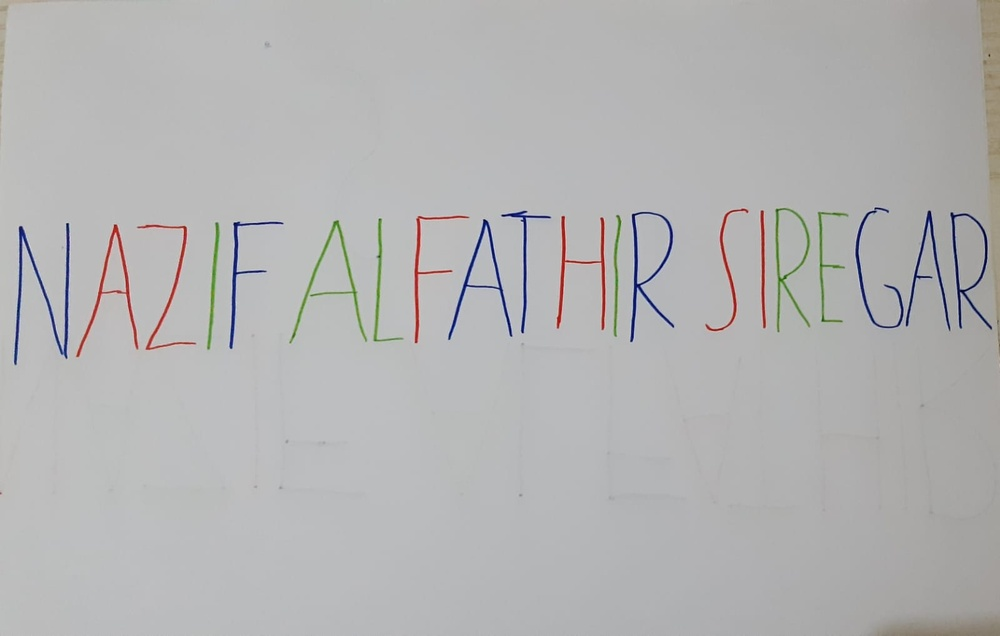
#> input picture citra1.jpg, 1000 x 636 px, shrunk from 1600 x 1018 before the run
$ jupyter execute no.1.ipynb
#> lines starting #> are read from the running program, lines starting #| are printed output that depends on the picture
[cell 1]
#202331103_Nazif Alfathir Siregar
import cv2
import matplotlib.pyplot as plt

img = cv2.imread("citra1.jpg")
#> img is the input picture: shape (636, 1000, 3); mean B, G, R 179.4, 179.2, 179.4
img_rgb = cv2.cvtColor(img, cv2.COLOR_BGR2RGB)

channel_merah = img_rgb[:, :, 0]
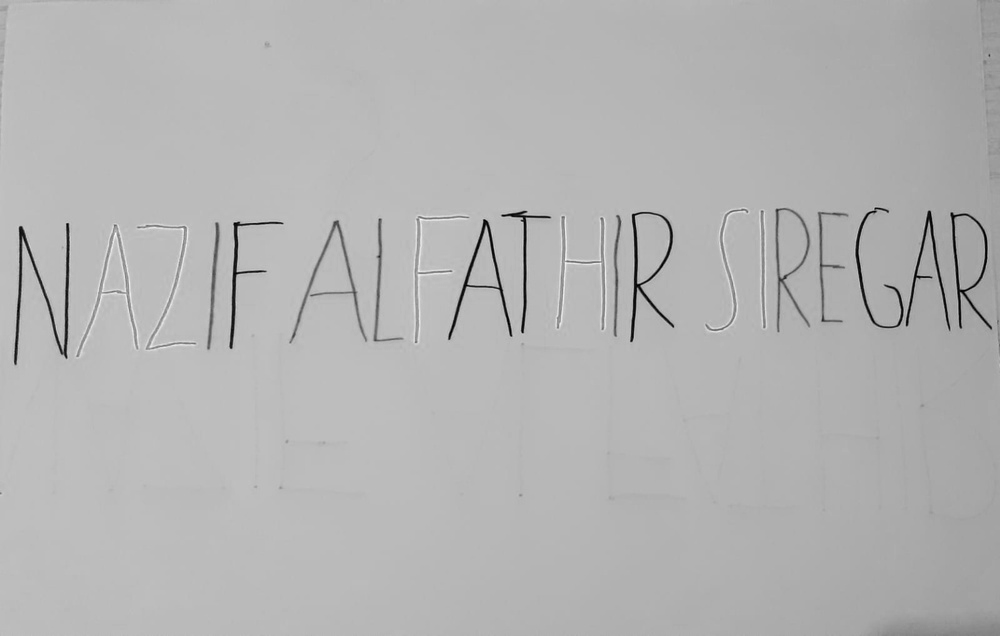
#> channel_merah: shape (636, 1000); min 0, max 255, mean 179.4
channel_hijau = img_rgb[:, :, 1]
channel_biru = img_rgb[:, :, 2]
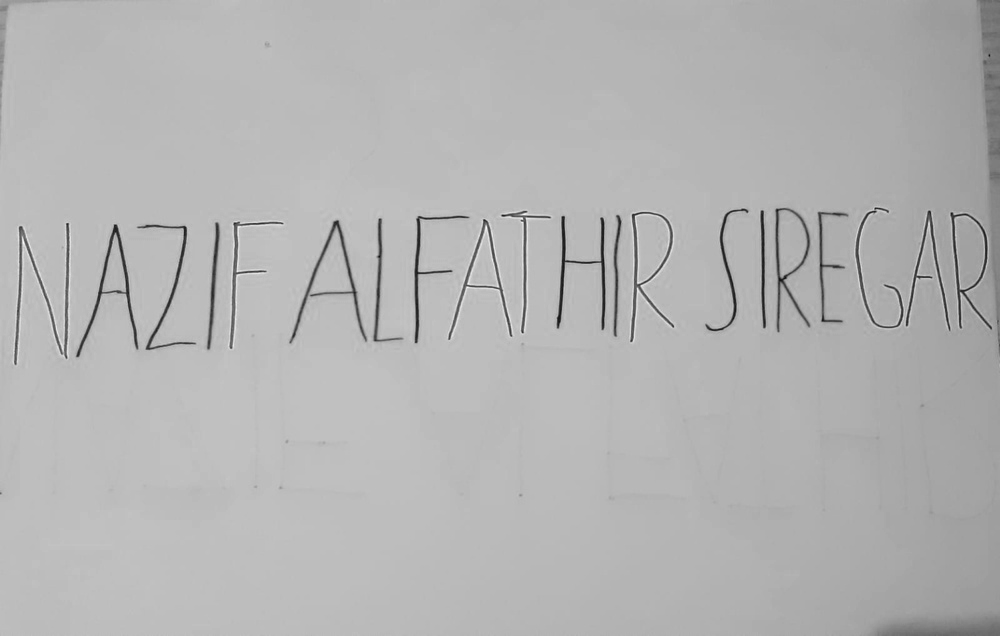
#> channel_biru: shape (636, 1000); min 12, max 254, mean 179.4

plt.figure(figsize=(6, 4))
plt.imshow(img_rgb)
plt.title("CITRA KONTRAS")
plt.axis("off")
plt.show()

channel_data = [
    ('MERAH', channel_merah, 'red'),
    ('HIJAU', channel_hijau, 'green'),
    ('BIRU', channel_biru, 'blue')
]

for title, channel, color in channel_data:
    fig, axs = plt.subplots(1, 2, figsize=(12, 4))

    axs[0].imshow(channel, cmap='gray')
    axs[0].set_title(title)
    axs[0].axis("off")

    axs[1].hist(channel.ravel(), bins=256, color=color, alpha=0.8)
    axs[1].set_title(f"Histogram Warna {title}")
    axs[1].set_xlabel("Intensitas")
    axs[1].set_ylabel("Jumlah Piksel")
    axs[1].grid(True)

    plt.tight_layout()
    plt.show()
#> this loop made 3 passes
#> (title, color) on passes 1 to 3: ('MERAH', 'red'), ('HIJAU', 'green'), ('BIRU', 'blue')
#> pass 1, `plt.show()`:
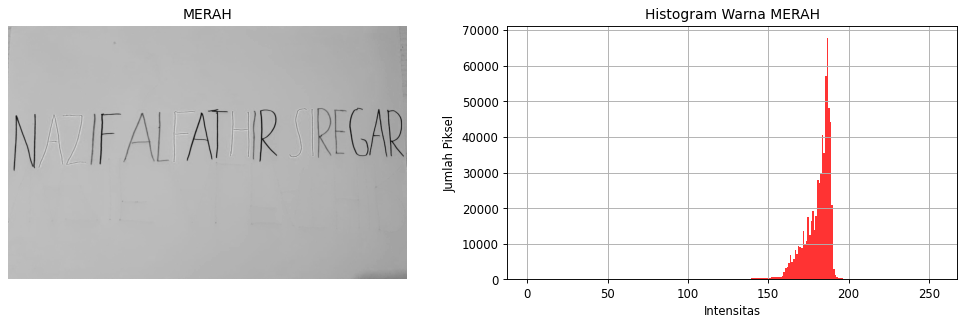
#> figure drawn by matplotlib, 2 panels; panel 2: tallest bar 67808 high, from x = 186.3 to 187.3
#> pass 2, `plt.show()`:
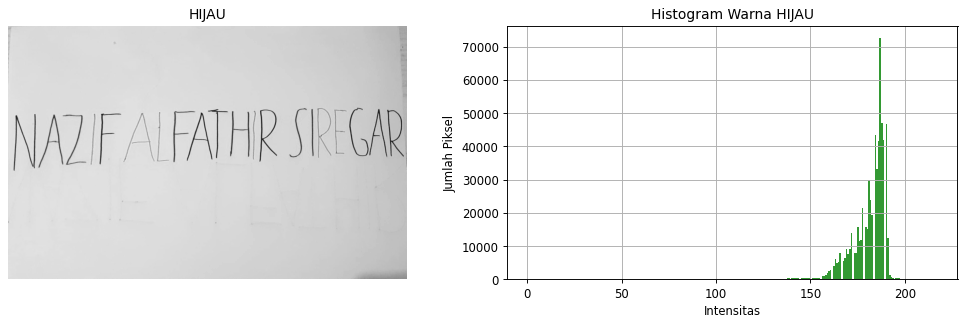
#> figure drawn by matplotlib, 2 panels; panel 2: tallest bar 72652 high, from x = 186.5 to 187.3

$ run again, with citra2.jpg copied over citra1.jpg
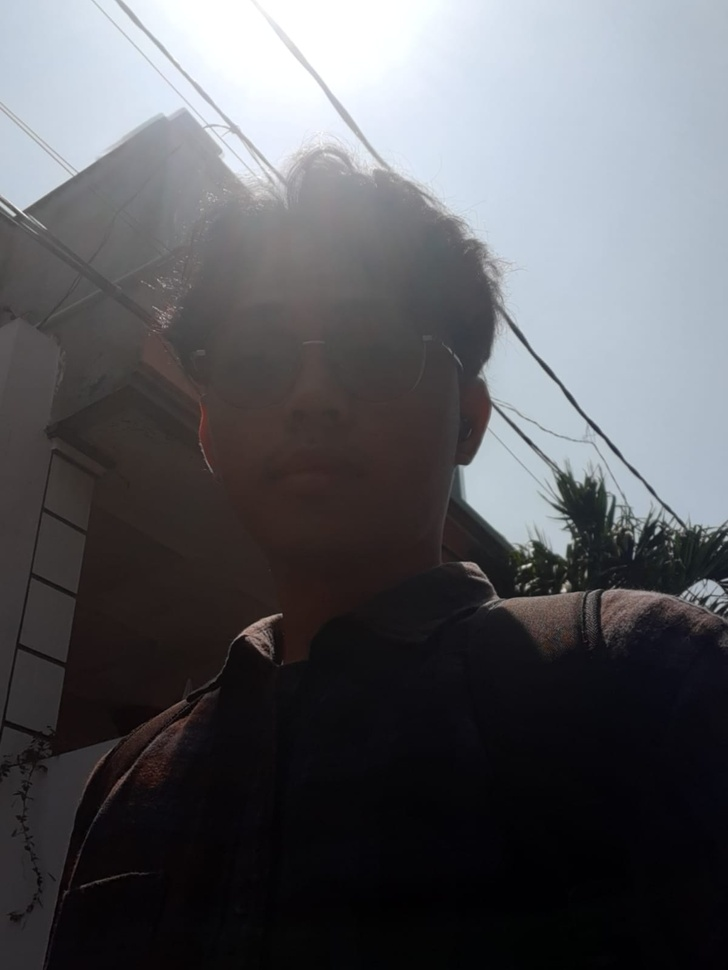
#> input picture citra2.jpg, 728 x 970 px, shrunk from 1200 x 1599 before the run
#> img is the input picture: shape (970, 728, 3); mean B, G, R 95.3, 91.3, 90.7
#> `channel_biru = img_rgb[:, :, 2]`:
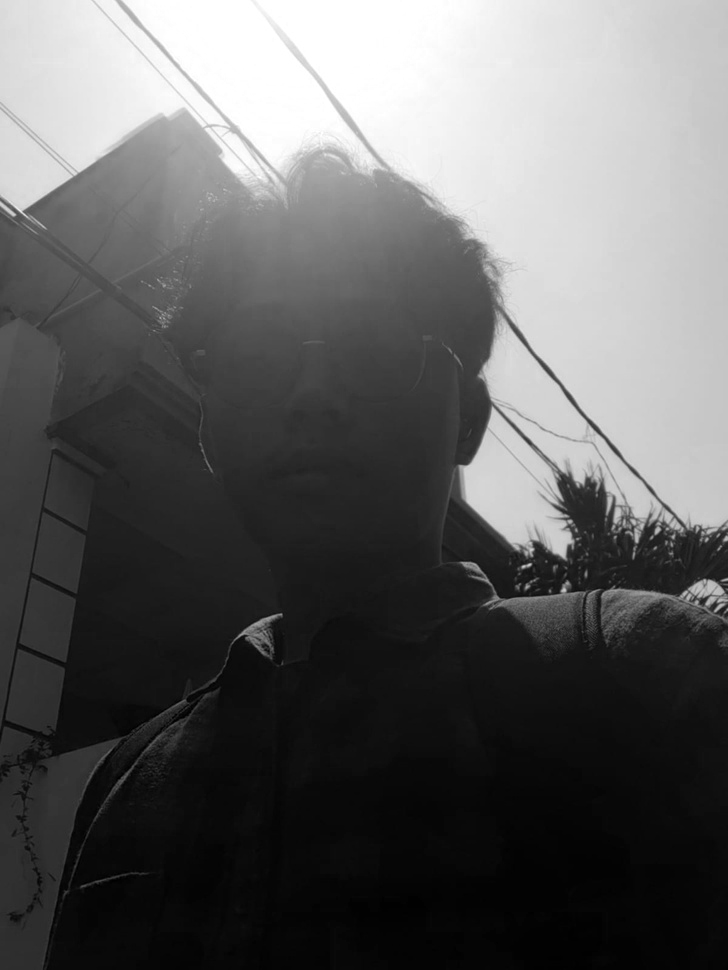
#> channel_biru: shape (970, 728); min 0, max 255, mean 95.3
#> the loop `for title, channel, color in channel_data:` made 3 passes
#> (title, color) on passes 1 to 3: ('MERAH', 'red'), ('HIJAU', 'green'), ('BIRU', 'blue')
#> pass 2, `plt.show()`:
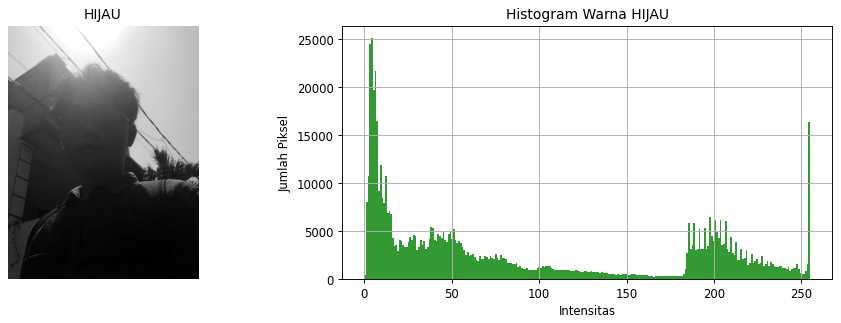
#> figure drawn by matplotlib, 2 panels; panel 2: tallest bar 25146 high, from x = 3.98 to 4.98
